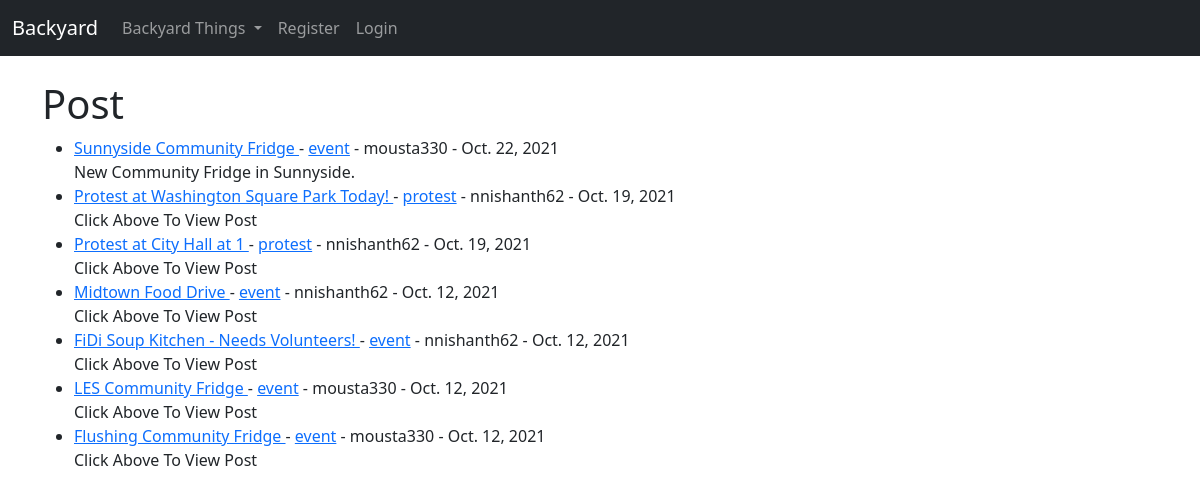
Before: / with the older database file.
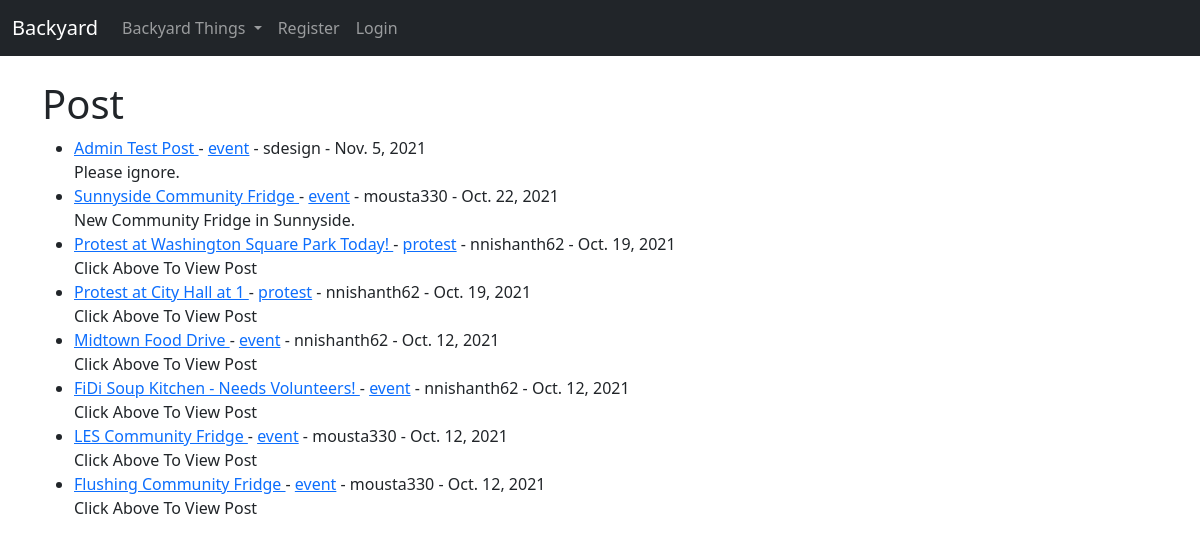
After: the same page with the newer database file.
### blog/models.py (models this page shows, shortened)
class Post(models.Model):
    title = models.CharField(max_length=255)
    header_image = models.ImageField(null=True, blank=True, upload_to="images/")
    title_tag = models.CharField(max_length=255)
    author = models.ForeignKey(User, on_delete=models.CASCADE)
    body = RichTextField(blank=True, null=True)
    post_date = models.DateField(auto_now_add=True)
    snippet = models.CharField(max_length=255)
    category = models.CharField(max_length=255, default="event")
    likes = models.ManyToManyField(User, related_name = 'blog_post')

### blog/views.py (the view)
# urls.py: path('', HomeView.as_view(), name="home"),
class HomeView(ListView):
    model = Post
    template_name = 'home.html'
    ordering = ['-post_date']
    def get_context_data(self, *args, **kwargs):
        cat_menu = Category.objects.all()
        context = super(HomeView, self).get_context_data(*args, **kwargs)
        context["cat_menu"] = cat_menu
        return context

### blog/models.py (called while the page is built)
    def __str__(self):
        return self.name

### blog/templates/home.html (shortened to what this page needs)
{% extends 'base.html' %}
{% block content %}
<h1>Post</h1>
<ul>
	{% for post in object_list %}
	<li><a href = "{% url 'post_detail' post.pk %}">
		{{ post.title }}
	</a>
		- <a href="{% url 'category' post.category|slugify %}"> {{post.category}}</a>
		- {{ post.author }}
		- {{post.post_date}}
		<br/>
		{{ post.snippet }} </li>
	{% endfor %}
</ul>
{% endblock %}

### blog/templates/base.html (shortened to what this page needs)
 <!doctype html>
<html lang="en">
  <head>
    <link href="https://cdn.jsdelivr.net/npm/bootstrap@5.1.3/dist/css/bootstrap.min.css" rel="stylesheet">
  </head>
  <body>
  <nav class="navbar navbar-expand-lg navbar-dark bg-dark">
  <div class="container-fluid">
    <a class="navbar-brand" href="{% url 'home' %}">Backyard</a>
    <div class="collapse navbar-collapse" id="navbarSupportedContent">
      <ul class="navbar-nav me-auto mb-2 mb-lg-0">
        {% if cat_menu %}
        <li class="nav-item dropdown">
          <a class="nav-link dropdown-toggle" href="#" id="navbarDropdown" role="button" data-bs-toggle="dropdown" aria-expanded="false">
            Backyard Things
          </a>
        </li>
        {% else %}
        <li class="nav-item">
          <a class="nav-link" href="{% url 'category-list' %}">Backyard Things</a>
        </li>
        {% endif %}
        {% if user.is_authenticated %}
          <li class="nav-item">
            <a class="nav-link" href="{% url 'make_post' %}">Add Post</a>
          </li>
          <!--
          <li class="nav-item">
            <a class="nav-link" href="{% url 'add_category' %}">Add Category</a>
          </li>
          -->
          <li class="nav-item">
            <a class="nav-link" href="{% url 'edit_profile' %}">Edit Profile</a>
          </li>
          <li class="nav-item">
            <a class="nav-link" href="{% url 'logout' %}">Logout</a>
          </li>
        {% else %}
          <li class="nav-item">
            <a class="nav-link" href="{% url 'register' %}">Register</a>
          </li>
          <li class="nav-item">
            <a class="nav-link" href="{% url 'login' %}">Login</a>
          </li>
        {% endif %}
      </ul>
    </div>
  </div>
</nav>
    <div class="container">
    {% block content %}
    {% endblock %}
    </div>
  </body>
</html>

Changed rows visible on the page:
added Post: title "Admin Test Post", category "event", author "sdesign", post_date "Nov. 5, 2021", snippet "Please ignore."
